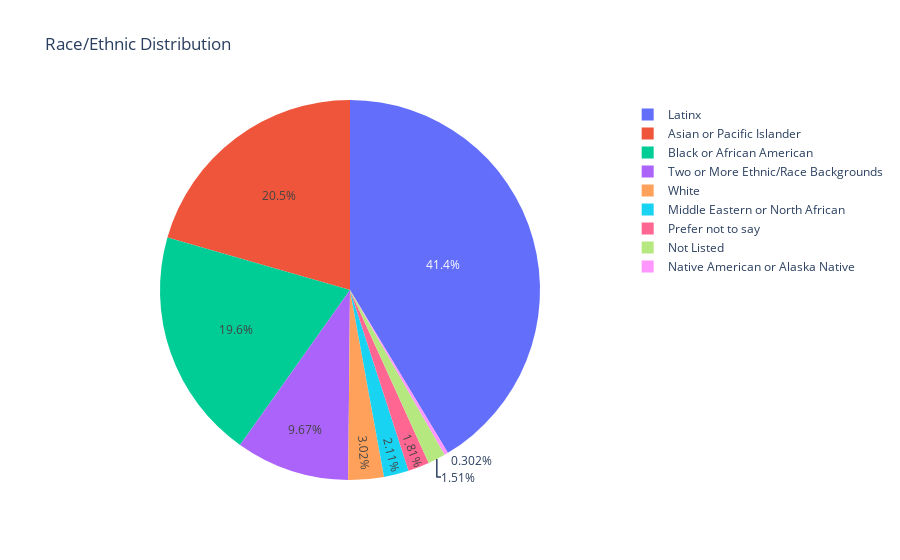

Source (notebook cell):
### Code cell
#Race/Ethnicity Graph
temp_series_2 = df['race_ethnic_identity_clean'].value_counts()
labels = (np.array(temp_series_2.index))
sizes = (np.array((temp_series_2 / temp_series_2.sum())*100))

trace = go.Pie(labels=labels, values=sizes)
layout = go.Layout(
    title='Race/Ethnic Distribution'
)
data = [trace]
fig = go.Figure(data=data, layout=layout)
py.iplot(fig, filename="race_ethnic")
#Saving Image as JPEG
fig.write_image("race_ethnic.jpeg")

# Show the top 10 responses
top_10_responses_2 = temp_series_2.head(10)
print(top_10_responses_2)

### Figure 1 — Plotly figure (JSON) as saved in the notebook; plotly's stock layout.template omitted (floating-point values rounded to 4 significant figures)
{"data": [{"labels": ["Latinx", "Asian or Pacific Islander", "Black or African American", "Two or More Ethnic/Race Backgrounds", "White", "Middle Eastern or North African", "Prefer not to say", "Not Listed", "Native American or Alaska Native"], "type": "pie", "values": [41.39, 20.54, 19.64, 9.668, 3.021, 2.115, 1.813, 1.511, 0.3021]}], "layout": {"autosize": true, "title": {"text": "Race/Ethnic Distribution"}}}
